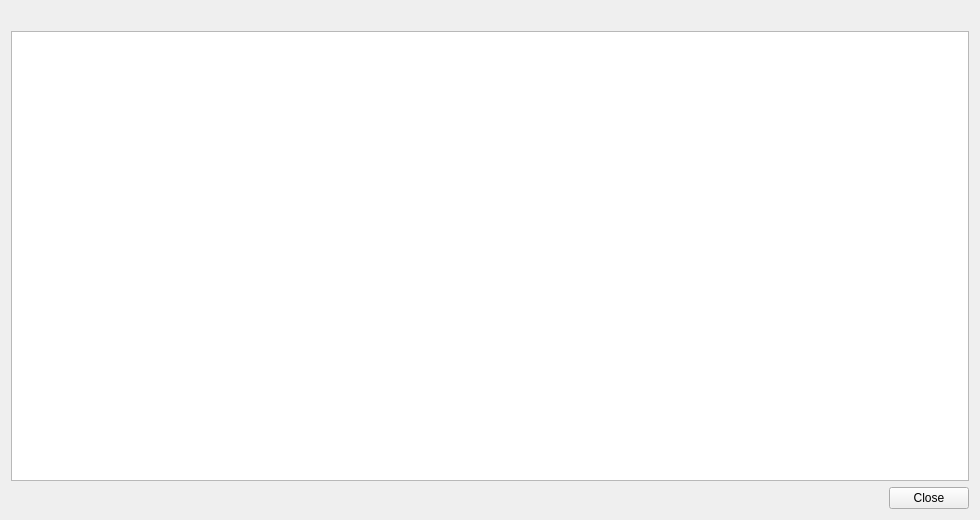
<?xml version="1.0" encoding="UTF-8"?>
<ui version="4.0">
 <class>landDetailsDialogContent</class>
 <widget class="QWidget" name="landDetailsDialogContent">
  <property name="geometry">
   <rect>
    <x>0</x>
    <y>0</y>
    <width>980</width>
    <height>520</height>
   </rect>
  </property>
  <property name="windowTitle">
   <string>土地詳細資料</string>
  </property>
  <property name="dialogSize" stdset="0">
   <size>
    <width>980</width>
    <height>520</height>
   </size>
  </property>
  <layout class="QVBoxLayout" name="landDetailsLayout" stretch="0,1,0">
   <property name="spacing">
    <number>6</number>
   </property>
   <property name="leftMargin">
    <number>11</number>
   </property>
   <property name="topMargin">
    <number>11</number>
   </property>
   <property name="rightMargin">
    <number>11</number>
   </property>
   <property name="bottomMargin">
    <number>11</number>
   </property>
   <item>
    <widget class="QLabel" name="headingLabel">
     <property name="text">
      <string />
     </property>
     <property name="textInteractionFlags">
      <set>Qt::TextSelectableByMouse</set>
     </property>
    </widget>
   </item>
   <item>
    <widget class="TableWidget" name="detailsTable">
     <property name="editTriggers">
      <set>QAbstractItemView::NoEditTriggers</set>
     </property>
     <property name="alternatingRowColors">
      <bool>true</bool>
     </property>
     <property name="selectionBehavior">
      <enum>QAbstractItemView::SelectRows</enum>
     </property>
    </widget>
   </item>
   <item>
    <widget class="DialogButtonBox" name="buttonBox">
     <property name="standardButtons">
      <set>QDialogButtonBox::Close</set>
     </property>
    </widget>
   </item>
  </layout>
 </widget>
 <customwidgets>
 <customwidget>
  <class>DialogButtonBox</class>
  <extends>QDialogButtonBox</extends>
  <header>customer_fluent</header>
 </customwidget>
 <customwidget>
  <class>TableWidget</class>
  <extends>QTableWidget</extends>
  <header>qfluentwidgets</header>
 </customwidget>
 </customwidgets>
 <resources />
 <connections />
</ui>
